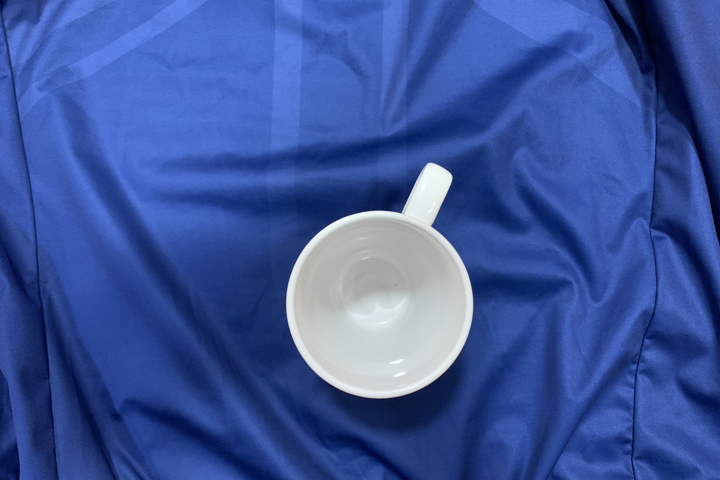
#> input picture mugs/IMG_3917.jpg, 720 x 480 px
$ python mug_detection_v2.py
#> lines starting #> are read from the running program, lines starting #| are printed output that depends on the picture
from numba import cuda
import numpy
from PIL import Image
import time
import copy

#best values so far
#23, 4, 185, 7000

#kind of a minimum radius but any circles with a diameter smaller than this could be picked up
min_radius = numpy.int16(23)

#the deviation of where the white pixel on the oppposite side of the elipsis can be
expected_range = numpy.int8(4)

white_sensitivity = numpy.uint8(185)

min_contrast = numpy.int16(6500)

#built for 720 x 480 image

#importing and formatting image datatype
img = Image.open("mugs/IMG_3917.jpg")
#> img is the input picture: PIL image 720x480 RGB; mean R, G, B 60.2, 85.4, 156.2
img = img.convert("L")
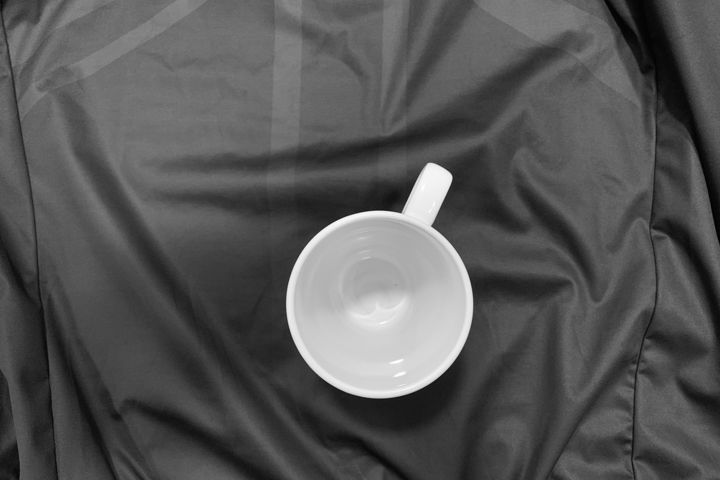
#> img: PIL image 720x480 L; min 1, max 254, mean 85.9
img_array = numpy.array(img,dtype=numpy.uint8)
#making the list writable
img_array.setflags(write=1)

#> (the run stopped early here; a loop or call above may not have finished)

$ run again, with mugs/IMG_3913.jpg copied over mugs/IMG_3917.jpg
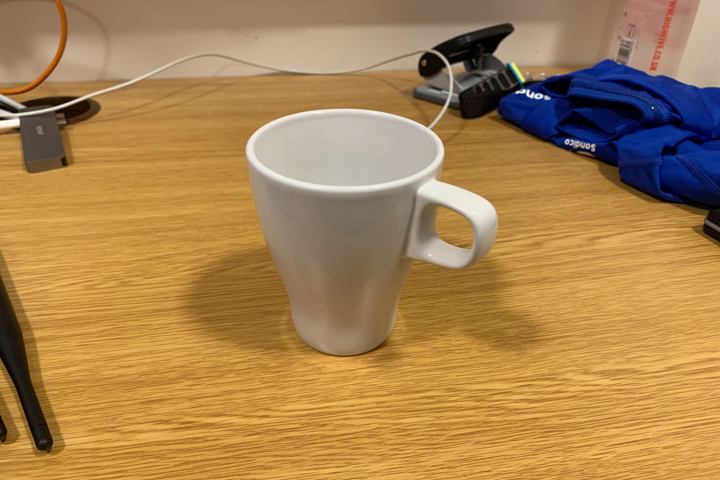
#> input picture mugs/IMG_3913.jpg, 720 x 480 px
#> img is the input picture: PIL image 720x480 RGB; mean R, G, B 170.1, 132, 81.5
#> `img = img.convert("L")`:
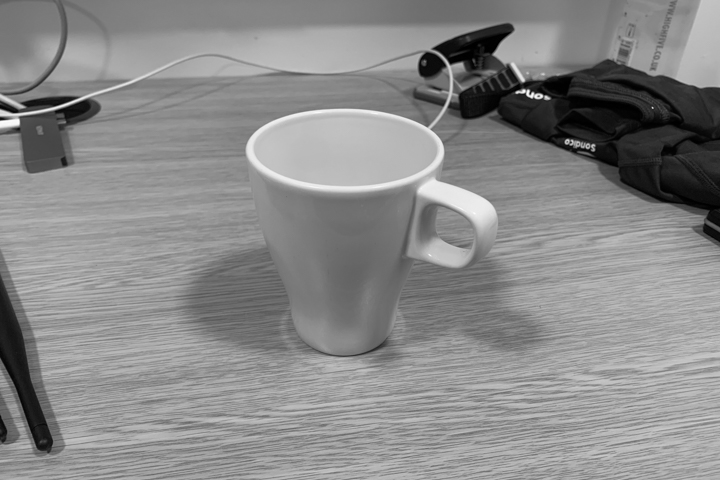
#> img: PIL image 720x480 L; min 0, max 254, mean 137.6

$ run again, with mugs/IMG_3914.jpg copied over mugs/IMG_3917.jpg
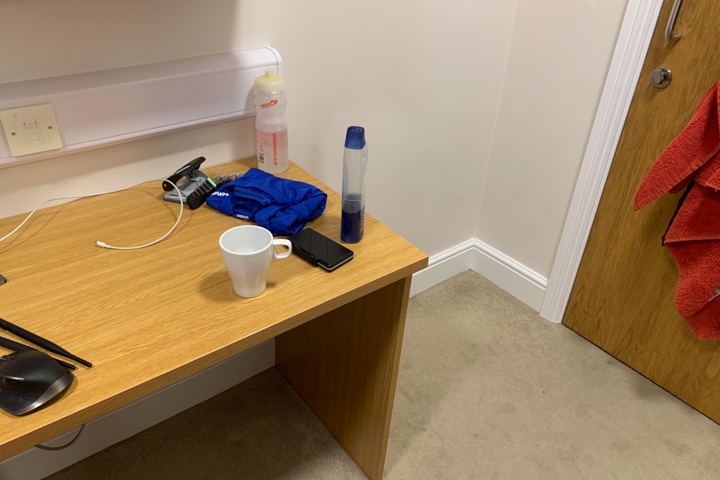
#> input picture mugs/IMG_3914.jpg, 720 x 480 px
#> img is the input picture: PIL image 720x480 RGB; mean R, G, B 157.3, 131, 101.1
#> `img = img.convert("L")`:
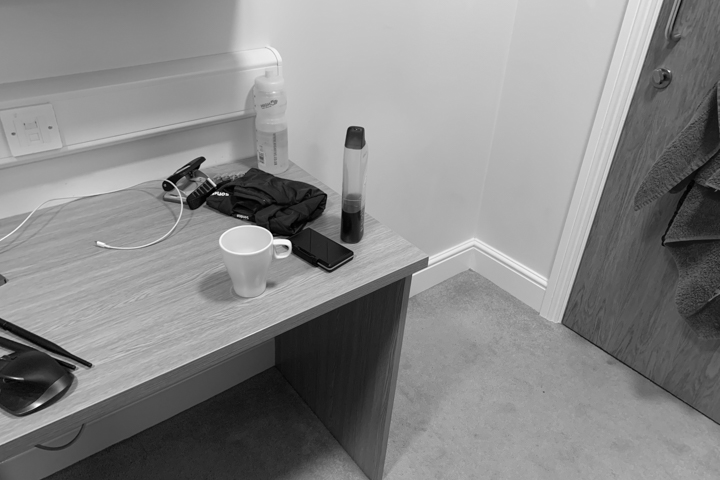
#> img: PIL image 720x480 L; min 0, max 254, mean 135.4

$ run again, with mugs/IMG_3915.jpg copied over mugs/IMG_3917.jpg
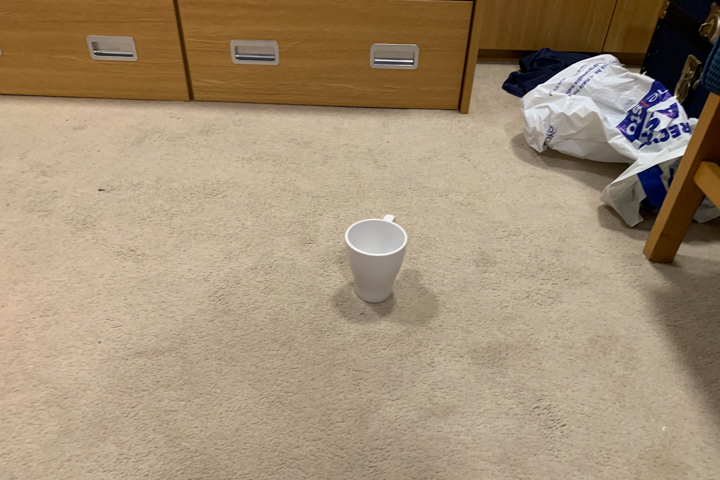
#> input picture mugs/IMG_3915.jpg, 720 x 480 px
#> img is the input picture: PIL image 720x480 RGB; mean R, G, B 163, 142.9, 117.4
#> `img = img.convert("L")`:
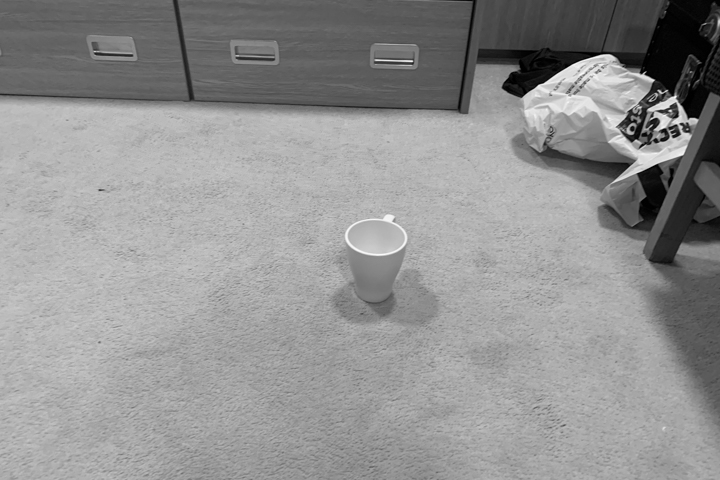
#> img: PIL image 720x480 L; min 0, max 252, mean 146
